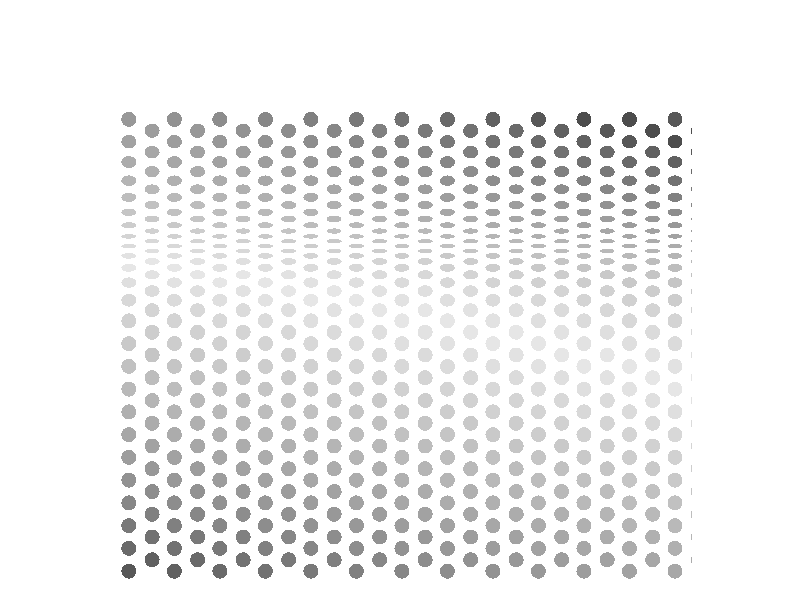

Generate this figure with R:
## ---- chunk 1
library(tidyverse)
## ---- chunk 2

## ---- chunk 3



g<-ggplot()+ theme(panel.background = element_rect(fill="white", colour='white'),
                   panel.grid.major = element_blank(),
                   panel.grid.minor = element_blank())

  for(i in seq(.03, .97, length=13)){
    for(j in seq(.03, .97, length=49)){
        k=0
        w<-(1:49)[j==seq(.03, .97, length=49)]
        z<-(1:13)[i==seq(.03, .97, length=13)]
        shrink<-c(rep(1, 22), seq(1, .3, length=10), rep(.3,2), seq(.3,1, length=15) )
        adjust<-1-shrink
        if (w/2 ==round(w/2) ){k=.04}
      circle.pos<-data.frame(
        x.coord<-sin(seq(0, 2*pi, length=400))*1/78+i+k,
        y.coord<-cos(seq(0, 2*pi, length=400))*1/78*shrink[w]+j-sum(adjust[1:w]*.016)
        )
      g<-g+geom_polygon(data=circle.pos,
                   aes_string(x=x.coord, y=y.coord),
                   fill=c(gray.colors(30), rev(gray.colors(30)), gray.colors(30))[z+w])
    }
  }
  
 
  
g<-g+ coord_fixed()+
  scale_x_continuous(limits = c(0,1), expand = c(0, 0)) +
  scale_y_continuous(limits = c(0,1), expand = c(0, 0))+
  theme(axis.title.x=element_blank(),
        axis.text.x=element_blank(),
        axis.ticks.x=element_blank(),
        axis.title.y=element_blank(),
        axis.text.y=element_blank(),
        axis.ticks.y=element_blank())

png("hesitatehighres.png", units='in', width=4, height=4, res = 600)
g # Make plot
dev.off()

